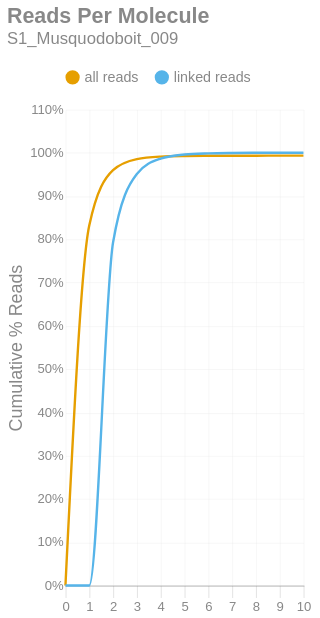

This figure's notebook cell:
### Markdown cell above
### Reads per Molecule
This chart shows the cumulative distribution of the number of reads per linked molecule. That is, how many alignments are associated with a unique molecule. This excludes the number of reads associated with invalid or absent linked-read barcodes. The `linked` histogram is the percentages recalculated when disregarding singletons.

### Code cell
if SKIPLR:
    print_html(f"Skipped")
else:
    counts = np.bincount(valids['reads'].cast(pl.Int64).to_numpy())
    weighted = counts * np.arange(len(counts))
    all_perc = weighted / n_reads
    linked_perc = weighted / n_linked_reads
    linked_perc[1] = 0
    binned_df = pl.DataFrame({
        'readsper': list(range(len(counts))),
        'all reads (cumsum)': np.cumsum(all_perc).tolist(),
        'linked reads (cumsum)': np.cumsum(linked_perc).tolist(),
    })

    with SafeRender(binned_df):
        (
            density_plot(binned_df, 'Reads Per Molecule', samplename, 'readspmol')
            .encode(
                x=alt.X('readsper:O', title=None).axis(labelAngle=0).scale(padding=0),
                y=alt.Y('value:Q', title='Cumulative % Reads').axis(format='%').stack(False),
                color=alt.Color("key:N").scale(domain=["all reads", "linked reads"]),
                tooltip=[
                    alt.Tooltip("key:N", title="Data Type"),
                    alt.Tooltip("readsper:O", title="Reads Per Molecule"),
                    alt.Tooltip("value:Q", format=".2%", title="% Reads (Cum.)")
                ]            
            )
        ).display()

### Figure 1 — Vega-Lite specification as saved in the notebook (floating-point values rounded to 4 significant figures)
{"width": "container", "height": 400, "config": {"title": {"anchor": "start", "dy": -15, "fontSize": 18, "color": "#888888", "subtitleColor": "#888888", "subtitleFontSize": 14}, "arc": {"fill": "#0072B2"}, "axis": {"domainColor": "#888888", "domainWidth": 0.5, "gridWidth": 0.2, "grid": false, "titleFontWeight": 400, "titleFontSize": 15, "labelFontSize": 11, "labelColor": "#888888", "tickColor": "#888888", "tickWidth": 0.2, "titleColor": "#888888"}, "axisBand": {"grid": false}, "axisX": {"grid": true, "tickSize": 10, "domainCap": "round"}, "axisY": {"domain": false, "grid": true, "tickSize": 0, "domainCap": "round"}, "background": "transparent", "header": {"labelFontSize": 15, "labelColor": "#888888", "titleFontSize": 15, "titleFontWeight": 600, "titleColor": "#888888"}, "legend": {"labelFont": "sans-serif", "labelFontSize": 12, "labelColor": "#888888", "symbolSize": 100, "symbolType": "circle", "titleFontSize": 12, "titlePadding": 10, "titleColor": "#888888", "title": null, "orient": "top"}, "range": {"category": ["#E69F00", "#56B4E9", "#009E73", "#F0E442", "#0072B2", "#D55E00", "#CC79A7", "#000000"], "diverging": ["#cfe8f3", "#a2d4ec", "#73bfe2", "#46abdb", "#1696d2", "#12719e"]}, "area": {"fill": "#0072B2", "fillOpacity": 0.7, "line": true, "strokeOpacity": 0.7}, "line": {"color": "#0072B2", "stroke": "#0072B2", "strokeWidth": 2}, "trail": {"color": "#0072B2", "stroke": "#0072B2", "strokeWidth": 0, "size": 1}, "point": {"filled": true, "fillOpacity": 1.0, "size": 95}, "text": {"color": "#888888", "fontSize": 11, "align": "right", "fontWeight": 400, "size": 11}, "bar": {"fill": "#0072B2", "stroke": null}, "view": {"stroke": null, "continuousWidth": 660, "continuousHeight": 400}}, "data": {"name": "data-b8709ef704362efef1888f380766e0b5"}, "mark": {"type": "line", "interpolate": "monotone", "point": {"opacity": 0, "size": 275}}, "encoding": {"color": {"field": "key", "scale": {"domain": ["all reads", "linked reads"]}, "type": "nominal"}, "tooltip": [{"field": "key", "title": "Data Type", "type": "nominal"}, {"field": "readsper", "title": "Reads Per Molecule", "type": "ordinal"}, {"field": "value", "format": ".2%", "title": "% Reads (Cum.)", "type": "quantitative"}], "x": {"axis": {"labelAngle": 0}, "field": "readsper", "scale": {"padding": 0}, "title": null, "type": "ordinal"}, "y": {"axis": {"format": "%"}, "field": "value", "stack": false, "title": "Cumulative % Reads", "type": "quantitative"}}, "params": [{"name": "param_c36ac31b6afebe62", "select": {"type": "point", "fields": ["key"]}, "bind": "legend"}], "title": {"text": "Reads Per Molecule", "subtitle": "S1_Musquodoboit_009"}, "transform": [{"fold": ["all reads (cumsum)", "linked reads (cumsum)"]}, {"calculate": "replace(datum.key, ' (cumsum)', '')", "as": "key"}, {"filter": {"param": "param_c36ac31b6afebe62"}}], "usermeta": {"embedOptions": {"downloadFileName": "S1_Musquodoboit_009.readspmol"}}, "$schema": "https://vega.github.io/schema/vega-lite/v6.1.0.json", "datasets": {"data-b8709ef704362efef1888f380766e0b5": [{"readsper": 0, "all reads (cumsum)": 0.0, "linked reads (cumsum)": 0.0}, {"readsper": 1, "all reads (cumsum)": 0.8317, "linked reads (cumsum)": 0.0}, {"readsper": 2, "all reads (cumsum)": 0.9597, "linked reads (cumsum)": 0.7927}, {"readsper": 3, "all reads (cumsum)": 0.9853, "linked reads (cumsum)": 0.9508}, {"readsper": 4, "all reads (cumsum)": 0.991, "linked reads (cumsum)": 0.9864}, {"readsper": 5, "all reads (cumsum)": 0.9926, "linked reads (cumsum)": 0.9958}, {"readsper": 6, "all reads (cumsum)": 0.993, "linked reads (cumsum)": 0.9986}, {"readsper": 7, "all reads (cumsum)": 0.9932, "linked reads (cumsum)": 0.9996}, {"readsper": 8, "all reads (cumsum)": 0.9932, "linked reads (cumsum)": 0.9999}, {"readsper": 9, "all reads (cumsum)": 0.9932, "linked reads (cumsum)": 1.0}, {"readsper": 10, "all reads (cumsum)": 0.9932, "linked reads (cumsum)": 1.0}]}}
